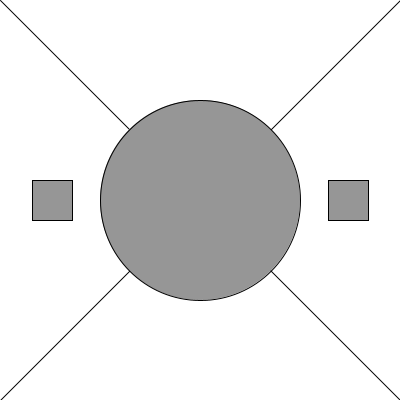
Frame 1 (no input)
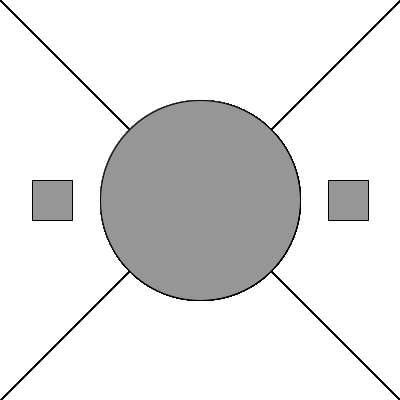
Frame 60 (the mouse pressed at the canvas centre just before this capture)
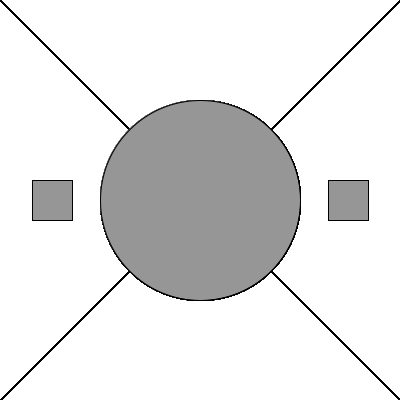
Frame 120 (the mouse held since frame 60 and released just before this capture)

The Processing sketch that drew these frames (run headless with seeded random() and noise(); from frame 60 on, the mouse is pressed at the canvas centre):

// Processing sketch: Jubilee_J_systemVariables
// ── Jubilee_J_systemVariables.pde
void setup() {
  size(400, 400); //display window is 400x400 pixels
  background(255); //background color is white
}

void draw() {
  //Lines
  stroke(0);
  line(width*0, height*0, width, height);
  line(width, height*0, width*0, height);
  
  //Ellipse
  fill(150);
  ellipse(width/2, height/2, width/2, height/2);
  
  //Rectangles
  rectMode(CENTER);
  rect(width*0.13, height/2, width/10, height/10);
  rect(width*0.87, height/2, width/10, height/10);
}
